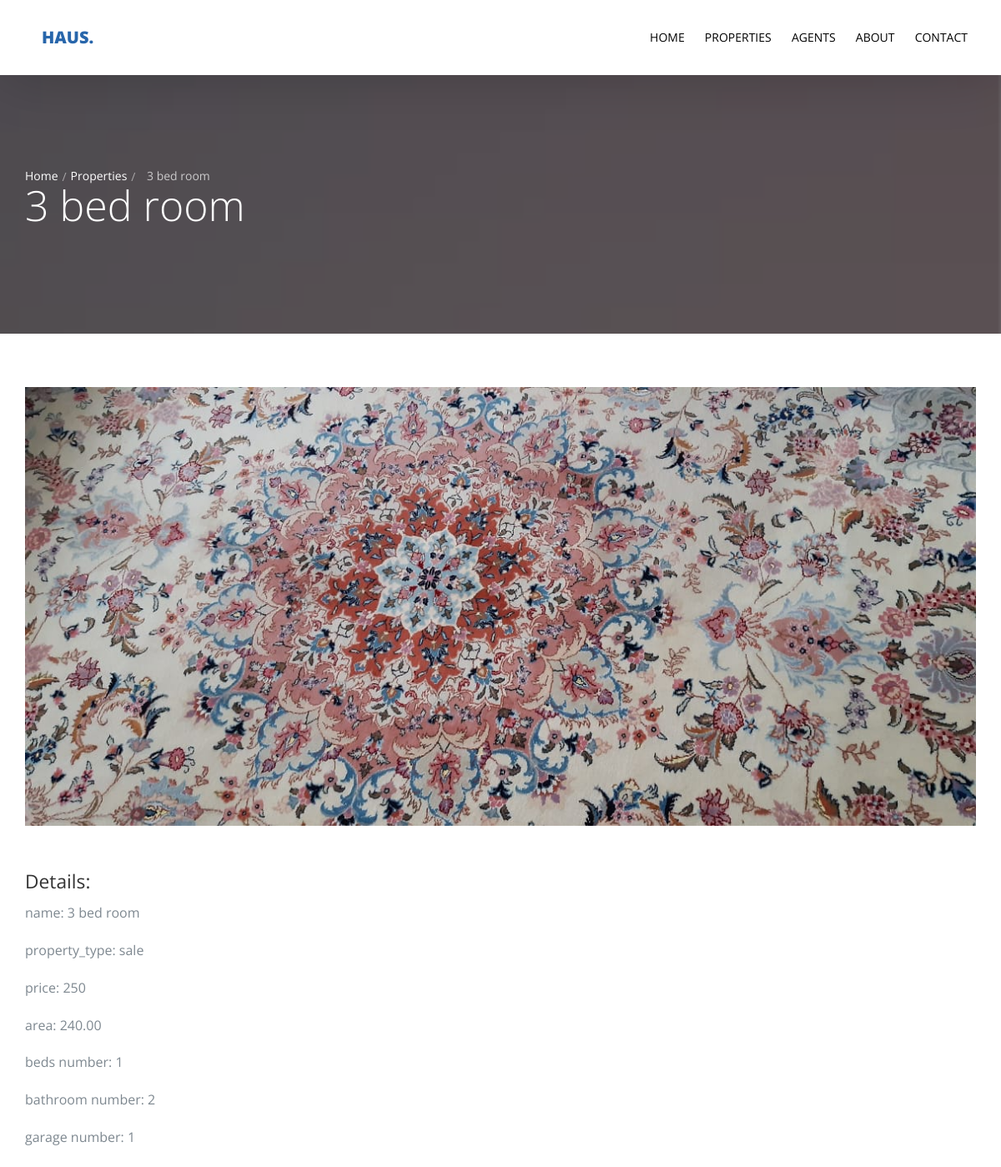
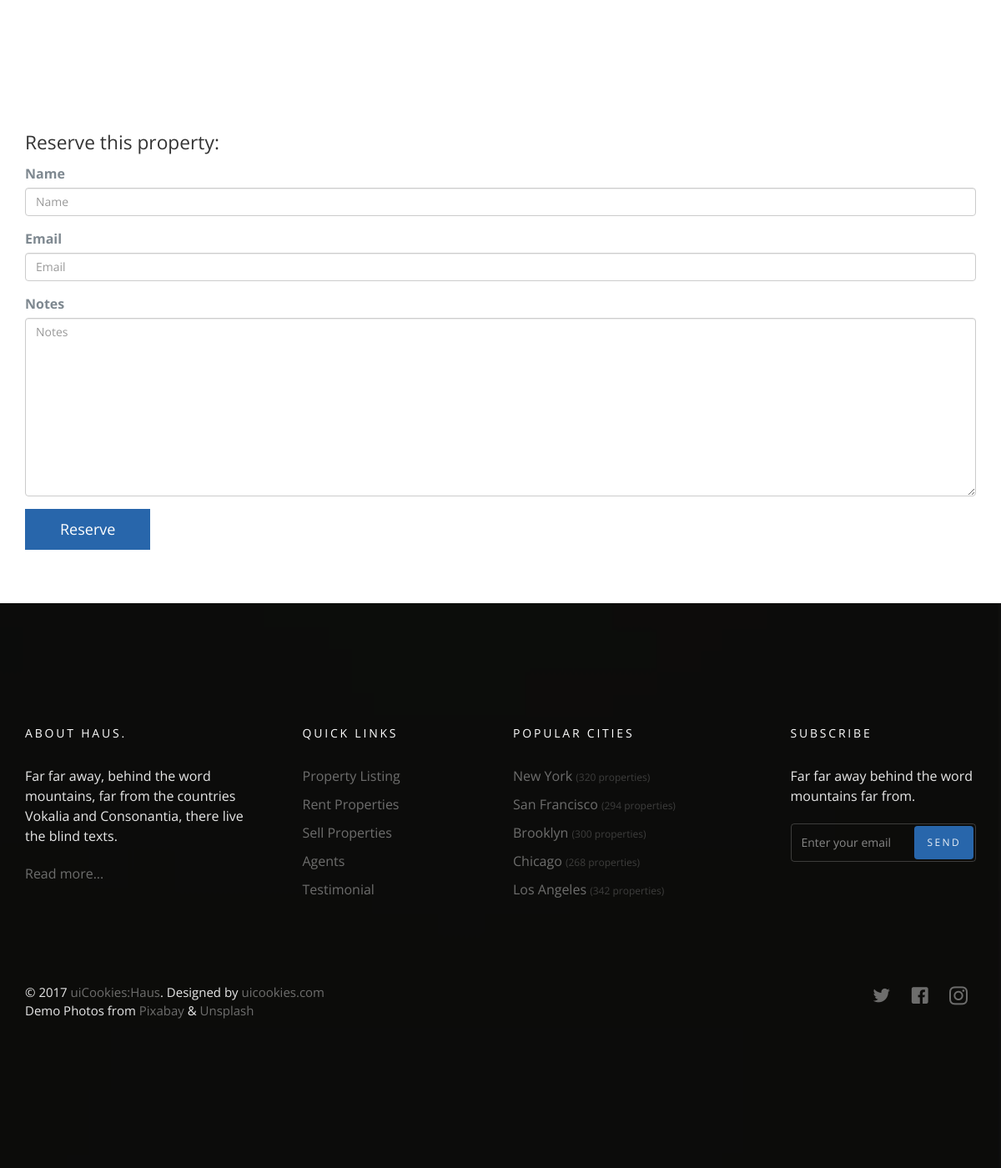
/property/1, run on the app's committed database (2 pictures, top to bottom).
### property/models.py (models this page shows)
class Property(models.Model):
    name = models.CharField(max_length=50)
    property_type = models.CharField(choices=property_type, max_length=10)
    price = models.PositiveIntegerField()
    area = models.DecimalField(decimal_places=2, max_digits=8)
    beds_number = models.PositiveIntegerField()
    baths_number = models.PositiveIntegerField()
    garage_number = models.PositiveIntegerField()
    category = models.ForeignKey('Category', null=True, on_delete=models.SET_NULL)
    image = models.ImageField(upload_to='property/', null=True)
    location= models.CharField(max_length=50,null=True)
    def __str__(self):
        return self.name
    class Meta:
        verbose_name = 'property'
        verbose_name_plural = 'properties'

### property/views.py (the view)
# urls.py: path('<int:id>', views.property_detail, name='property_detail'),
def property_detail(request, id):
    property_detail = Property.objects.get(id=id)
    if request.method == 'POST':
        reserve_form = ReserveForm(request.POST)
        if reserve_form.is_valid():
            reserve_form.save()
    else:
        reserve_form = ReserveForm()
    context = {
        'property_detail': property_detail,
        'reserve_form': reserve_form
    }
    return render(request, 'property/property_detail.html', context)

### property/forms.py
class ReserveForm(forms.ModelForm):
    class Meta:
        model = Reserve
        fields = '__all__'

### property/templates/property/property_detail.html (shortened to what this page needs)
{% extends 'base.html' %}
{% load bootstrap4 %}
{% block body %}
    <section class="probootstrap-slider flexslider2 page-inner">
        <div class="overlay"></div>
        <div class="probootstrap-wrap-banner">
            <div class="container">
                <div class="row">
                    <div class="col-md-8">
                        <div class="page-title probootstrap-animate">
                            <div class="probootstrap-breadcrumbs">
                                <a href="#">Home</a><span> <a href="{% url 'property:property_list' %}"> Properties</a> </span> {{ property_detail }}
                            </div>
                            <h1>{{ property_detail }}</h1>
                        </div>
                    </div>
                </div>
            </div>
        </div>
        <ul class="slides">
            <li style="background-image: url(img/slider_1.jpg);"></li>
        </ul>
    </section>
    <section class="probootstrap-section">
        <div class="container">
            <div class="row">
                <div class="col-md-12">
                    <p><img src="{{ property_detail.image.url }}" class="img-responsive"
                            alt="Free Bootstrap Template by uicookies.com"></p>
                </div>
            </div>
            <div class="row">
                <div class="col-md-10">
                    <h2>Details: </h2>
                    <p> name: {{ property_detail.name }}</p>
                    <p>property_type: {{ property_detail.property_type }}</p>
                    <p>price: {{ property_detail.price }}</p>
                    <p>area: {{ property_detail.area }}</p>
                    <p>beds number: {{ property_detail.beds_number }}</p>
                    <p>bathroom number: {{ property_detail.baths_number }}</p>
                    <p>garage number: {{ property_detail.garage_number }}</p>
                </div>
            </div>
        </div>
    </section>
    <section class="probootstrap-section">
        <div class="container">
            <div class="row">
                <div class="col-md-12">
                    <h2> Reserve this property:</h2>
                    <form method="post" action="">
                        {% bootstrap_form reserve_form %}
                        {% buttons %}
                            <button type="submit" class="btn btn-primary"> Reserve </button>
                        {% endbuttons %}
                    </form>
                </div>
            </div>
        </div>
    </section>
{% endblock %}

### data on the page
Property: name "3 bed room", image (picture), property_type "sale", price "250", area "240.00", beds_number "1", baths_number "2", garage_number "1"
